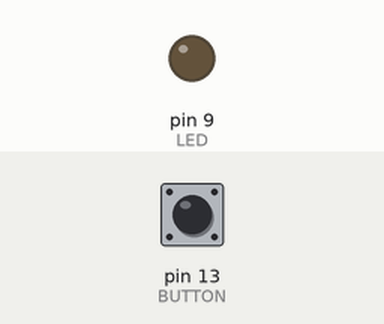
A sketch run on a simulated Arduino Uno, built with avr-gcc and run on an emulated ATmega328P. On the bench: output pins drawn as LEDs (lit = HIGH). The inputs (shaded band) are chosen by the test bench; at power-on: pin 13 (BUTTON) LOW.

Above: at 1.2 s.
1.3 s: pin 13 (BUTTON) pulled HIGH for 1 s
At 2.7 s:
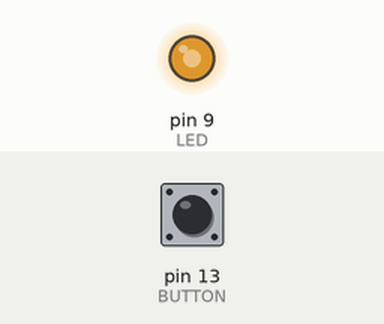
3.8 s: pin 13 (BUTTON) pulled HIGH for 0.15 s
At 4.1 s:
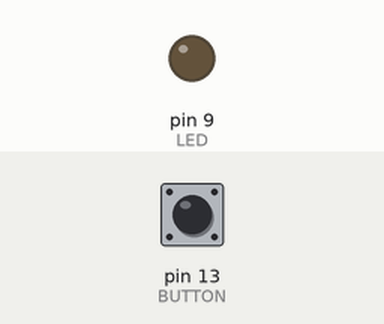
5.4 s: pin 13 (BUTTON) pulled HIGH for 3.2 s
At 9.6 s:
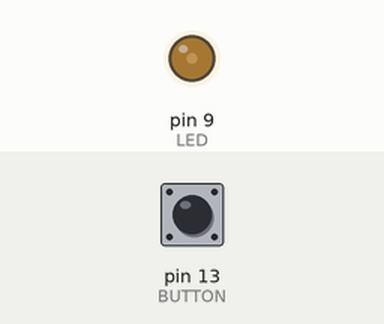
Timing chart, 0 to 11.1 s (numbered marks = the images above; inputs shaded):
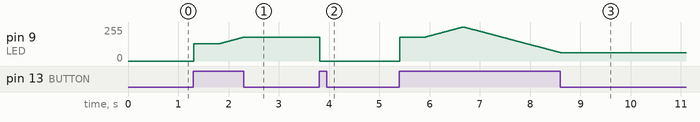

The sketch:

sample3C.ino
```cpp
const int LED = 9;
const int BUTTON = 13;

int val = 0;
int lastVal = 0;
int state = 0;

int brightness = 129;
int isLightning =true;
unsigned long startTime = 0;

void setup()
{
    pinMode(LED, OUTPUT);
    pinMode(BUTTON, INPUT);
}

void loop()
{
  val = digitalRead(BUTTON);

  if ((val == HIGH) && (lastVal == LOW))
  {
    state = 1 - state;
    startTime = millis();
    isLightning=true;
    delay(10);
  }

  if ((val == HIGH) && (lastVal == HIGH))
  {
    if(state == 1 && (millis() - startTime) > 500)
    {
      if(isLightning == true)
      {
        brightness ++;
      }
      else
      {
        brightness --;
      }
       delay(10);
       if (brightness > 255)
       {
         brightness = 255;
         isLightning = false;
       }
       else if (brightness < 0)
       {
         brightness = 1;
         isLightning = true;
       }
    }
  }

  lastVal = val;
  if (state == 1)
  {
    analogWrite(LED, brightness);
  }
  else
  {
    analogWrite(LED, 0);
  }
}
```

Measured:
- after the input at 1.3 s, pin 9 (LED): moves from 0/255 to 179/255 over 0.99 s, starting at once
- after the input at 3.8 s, pin 9 (LED): 179/255 → 0/255 at once
- after the input at 5.4 s, pin 9 (LED): rises from 0/255 to 255/255 in 1.3 s, then falls to 62/255 in 1.9 s
